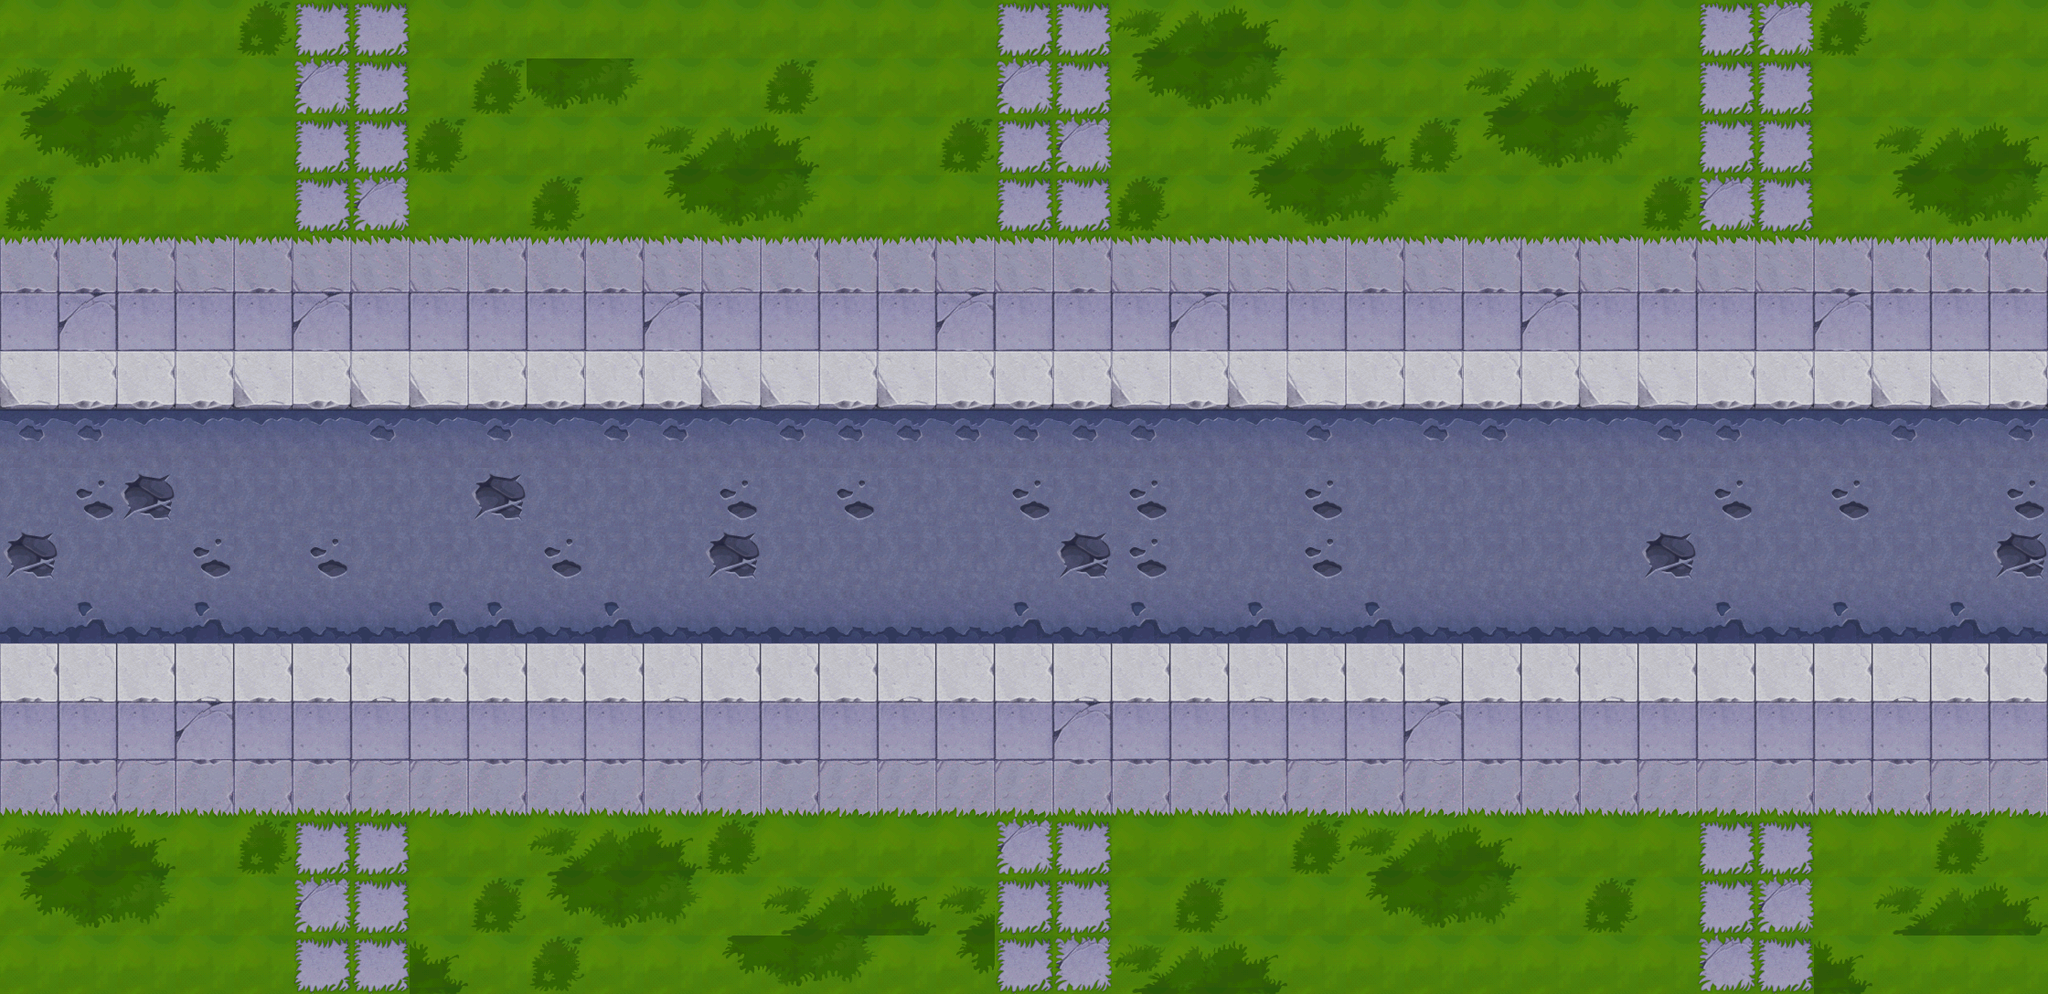

A level layout from a 2D game, rendered from its tile map. Below: a short description, then the map file with tile-grid data replaced by summaries:
An orthogonal 35x17 tile map with 64x64 px tiles, 1 tile layer (background), 52 tilesets and 128 objects (18x collide, 12x collide_bullet).

<map version="1.0" orientation="orthogonal" width="35" height="17" tilewidth="64" tileheight="64">
 <tileset firstgid="1" name="bg" tilewidth="64" tileheight="64">
  <image source="bg.png" width="512" height="512" />
 </tileset>
 <tileset firstgid="65" name="jianzhu_zheng03" tilewidth="266" tileheight="263">
  <image source="jianzhu_zheng03.png" width="266" height="263" />
 </tileset>
 <tileset firstgid="66" name="jianzhu_zheng02" tilewidth="271" tileheight="262">
  <image source="jianzhu_zheng02.png" width="271" height="262" />
 </tileset>
 <tileset firstgid="67" name="jianzhu_zheng01" tilewidth="332" tileheight="272">
  <image source="jianzhu_zheng01.png" width="332" height="272" />
 </tileset>
 <tileset firstgid="68" name="jianzhu_bmx" tilewidth="116" tileheight="16">
  <image source="jianzhu_bmx.png" width="116" height="16" />
 </tileset>
 <tileset firstgid="69" name="jianzhu_ce01" tilewidth="105" tileheight="424">
  <image source="jianzhu_ce01.png" width="105" height="424" />
 </tileset>
 <tileset firstgid="70" name="zhujue" tilewidth="63" tileheight="110">
  <image source="zhujue.png" width="63" height="110" />
 </tileset>
 <tileset firstgid="71" name="shabao" tilewidth="113" tileheight="68">
  <image source="shabao.png" width="113" height="68" />
 </tileset>
 <tileset firstgid="72" name="jianzhu_ken" tilewidth="530" tileheight="534">
  <image source="jianzhu_ken.png" width="530" height="534" />
 </tileset>
 <tileset firstgid="73" name="jianzhu_zhaopai01" tilewidth="263" tileheight="120">
  <image source="jianzhu_zhaopai01.png" width="263" height="120" />
 </tileset>
 <tileset firstgid="74" name="jianzhu_zhaopai02" tilewidth="329" tileheight="115">
  <image source="jianzhu_zhaopai02.png" width="329" height="115" />
 </tileset>
 <tileset firstgid="75" name="jianzhu_zhaopai03" tilewidth="95" tileheight="99">
  <image source="jianzhu_zhaopai03.png" width="95" height="99" />
 </tileset>
 <tileset firstgid="76" name="jianzhu_peng02" tilewidth="266" tileheight="41">
  <image source="jianzhu_peng02.png" width="266" height="41" />
 </tileset>
 <tileset firstgid="77" name="jianzhu_bmx04" tilewidth="97" tileheight="49">
  <image source="jianzhu_bmx04.png" width="97" height="49" />
 </tileset>
 <tileset firstgid="78" name="jianzhu_bmx03" tilewidth="49" tileheight="97">
  <image source="jianzhu_bmx03.png" width="49" height="97" />
 </tileset>
 <tileset firstgid="79" name="luzhang01" tilewidth="216" tileheight="105">
  <image source="luzhang01.png" width="216" height="105" />
 </tileset>
 <tileset firstgid="80" name="luzhang02" tilewidth="212" tileheight="107">
  <image source="luzhang02.png" width="212" height="107" />
 </tileset>
 <tileset firstgid="81" name="luzhang03" tilewidth="129" tileheight="238">
  <image source="luzhang03.png" width="129" height="238" />
 </tileset>
 <tileset firstgid="82" name="luzhang04" tilewidth="110" tileheight="229">
  <image source="luzhang04.png" width="110" height="229" />
 </tileset>
 <tileset firstgid="83" name="xiaoche.1" tilewidth="328" tileheight="253">
  <image source="xiaoche.1.png" width="328" height="253" />
 </tileset>
 <tileset firstgid="84" name="che4.1 (2)" tilewidth="152" tileheight="196">
  <image source="che4.1 (2).png" width="152" height="196" />
 </tileset>
 <tileset firstgid="85" name="che5 (2)" tilewidth="148" tileheight="188">
  <image source="che5 (2).png" width="148" height="188" />
 </tileset>
 <tileset firstgid="86" name="jingshi" tilewidth="64" tileheight="64">
  <image source="jingshi.png" width="64" height="64" />
 </tileset>
 <tileset firstgid="87" name="jianzhu_tsw" tilewidth="200" tileheight="188">
  <image source="jianzhu_tsw.png" width="200" height="188" />
 </tileset>
 <tileset firstgid="88" name="che6" tilewidth="204" tileheight="114">
  <image source="che6.png" width="204" height="114" />
 </tileset>
 <tileset firstgid="89" name="jianzhu_xiangzi06" tilewidth="90" tileheight="113">
  <image source="jianzhu_xiangzi06.png" width="90" height="113" />
 </tileset>
 <tileset firstgid="90" name="jianzhu_xiangzi07" tilewidth="92" tileheight="112">
  <image source="jianzhu_xiangzi07.png" width="92" height="112" />
 </tileset>
 <tileset firstgid="91" name="jianzhu_xiangzi05" tilewidth="150" tileheight="170">
  <image source="jianzhu_xiangzi05.png" width="150" height="170" />
 </tileset>
 <tileset firstgid="92" name="jianzhu_xiangzi02" tilewidth="122" tileheight="126">
  <image source="jianzhu_xiangzi02.png" width="122" height="126" />
 </tileset>
 <tileset firstgid="93" name="jianzhu_xiangzi03" tilewidth="122" tileheight="76">
  <image source="jianzhu_xiangzi03.png" width="122" height="76" />
 </tileset>
 <tileset firstgid="94" name="jianzhu_qiang01" tilewidth="92" tileheight="54">
  <image source="jianzhu_qiang01.png" width="92" height="54" />
 </tileset>
 <tileset firstgid="95" name="jianzhu_xiangzi04" tilewidth="183" tileheight="126">
  <image source="jianzhu_xiangzi04.png" width="183" height="126" />
 </tileset>
 <tileset firstgid="96" name="che1 (2)" tilewidth="194" tileheight="120">
  <image source="che1 (2).png" width="194" height="120" />
 </tileset>
 <tileset firstgid="97" name="jianzhu_gjzp" tilewidth="225" tileheight="140">
  <image source="jianzhu_gjzp.png" width="225" height="140" />
 </tileset>
 <tileset firstgid="98" name="jianzhu_juanmen02" tilewidth="238" tileheight="69">
  <image source="jianzhu_juanmen02.png" width="238" height="69" />
 </tileset>
 <tileset firstgid="99" name="jianzhu_xuezi01" tilewidth="242" tileheight="196">
  <image source="jianzhu_xuezi01.png" width="242" height="196" />
 </tileset>
 <tileset firstgid="100" name="jianzhu_xuezi02" tilewidth="219" tileheight="141">
  <image source="jianzhu_xuezi02.png" width="219" height="141" />
 </tileset>
 <tileset firstgid="101" name="jianzhu_xuezi03" tilewidth="192" tileheight="132">
  <image source="jianzhu_xuezi03.png" width="192" height="132" />
 </tileset>
 <tileset firstgid="102" name="jianzhu_xuezi04" tilewidth="421" tileheight="156">
  <image source="jianzhu_xuezi04.png" width="421" height="156" />
 </tileset>
 <tileset firstgid="103" name="jianzhu_xuezi05" tilewidth="180" tileheight="297">
  <image source="jianzhu_xuezi05.png" width="180" height="297" />
 </tileset>
 <tileset firstgid="104" name="jianzhu_tsw02" tilewidth="110" tileheight="177">
  <image source="jianzhu_tsw02.png" width="110" height="177" />
 </tileset>
 <tileset firstgid="105" name="jianzhu_tsw03" tilewidth="74" tileheight="184">
  <image source="jianzhu_tsw03.png" width="74" height="184" />
 </tileset>
 <tileset firstgid="106" name="jianzhu_tsw04" tilewidth="148" tileheight="93">
  <image source="jianzhu_tsw04.png" width="148" height="93" />
 </tileset>
 <tileset firstgid="107" name="jianzhu_lvhua" tilewidth="266" tileheight="142">
  <image source="jianzhu_lvhua.png" width="266" height="142" />
 </tileset>
 <tileset firstgid="108" name="jianzhu_juanmen01" tilewidth="238" tileheight="112">
  <image source="jianzhu_juanmen01.png" width="238" height="112" />
 </tileset>
 <tileset firstgid="109" name="jianzhu_peng01" tilewidth="264" tileheight="44">
  <image source="jianzhu_peng01.png" width="264" height="44" />
 </tileset>
 <tileset firstgid="110" name="jianzhu_zhaopai04" tilewidth="227" tileheight="141">
  <image source="jianzhu_zhaopai04.png" width="227" height="141" />
 </tileset>
 <tileset firstgid="111" name="jianzhu_zhaopai05" tilewidth="222" tileheight="89">
  <image source="jianzhu_zhaopai05.png" width="222" height="89" />
 </tileset>
 <tileset firstgid="112" name="jianzhu_huahen" tilewidth="99" tileheight="102">
  <image source="jianzhu_huahen.png" width="99" height="102" />
 </tileset>
 <tileset firstgid="113" name="jianzhu_yizi" tilewidth="111" tileheight="73">
  <image source="jianzhu_yizi.png" width="111" height="73" />
 </tileset>
 <tileset firstgid="114" name="jianzhu_shuidao01" tilewidth="119" tileheight="39">
  <image source="jianzhu_shuidao01.png" width="119" height="39" />
 </tileset>
 <tileset firstgid="115" name="yunbingche1" tilewidth="345" tileheight="247">
  <image source="yunbingche1.png" width="345" height="247" />
 </tileset>
 <layer name="background" width="35" height="17">
  <data>[595 cells, 595 non-empty, 27 distinct tile ids]</data>
 </layer>
 <objectgroup name="blood5" width="35" height="17">
  <properties>
   <property name="filename" value="jianzhu_xuezi05.png" />
   <property name="groundlayer" value="1" />
  </properties>
  <object gid="103" x="289" y="1209" />
  <object gid="103" x="1047" y="221" />
 </objectgroup>
 <objectgroup name="tesiwangdoorss" width="35" height="17">
  <properties>
   <property name="buildlayer" value="1" />
   <property name="filename" value="jianzhu_tsw03.png" />
  </properties>
  <object gid="105" x="1857" y="1425" />
 </objectgroup>
 <objectgroup name="tesiwangdoor" width="35" height="17">
  <properties>
   <property name="buildlayer" value="1" />
   <property name="filename" value="jianzhu_tsw02.png" />
  </properties>
  <object gid="104" x="1728" y="1386" />
 </objectgroup>
 <objectgroup name="tesiwangover" width="35" height="17">
  <properties>
   <property name="buildlayer" value="1" />
   <property name="filename" value="jianzhu_tsw.png" />
  </properties>
  <object gid="87" x="1502" y="1386" />
 </objectgroup>
 <objectgroup name="tesiwangdoorss2" width="35" height="17">
  <properties>
   <property name="filename" value="jianzhu_tsw04.png" />
   <property name="groundlayer" value="1" />
  </properties>
  <object gid="106" x="1036" y="1294" />
 </objectgroup>
 <objectgroup name="flower" width="35" height="17">
  <properties>
   <property name="filename" value="jianzhu_lvhua.png" />
   <property name="groundlayer" value="1" />
  </properties>
  <!-- 12 objects omitted --></objectgroup>
 <objectgroup name="dakeng" width="35" height="17">
  <properties>
   <property name="filename" value="jianzhu_ken.png" />
   <property name="groundlayer" value="1" />
  </properties>
  <!-- 1 objects omitted --></objectgroup>
 <objectgroup name="q1" width="35" height="17">
  <properties>
   <property name="filename" value="jianzhu_zheng03.png" />
   <property name="groundlayer" value="1" />
  </properties>
  <!-- 1 objects omitted --></objectgroup>
 <objectgroup name="q2" width="35" height="17">
  <properties>
   <property name="filename" value="jianzhu_zheng02.png" />
   <property name="groundlayer" value="1" />
  </properties>
  <!-- 1 objects omitted --></objectgroup>
 <objectgroup name="q3" width="35" height="17">
  <properties>
   <property name="filename" value="jianzhu_zheng01.png" />
   <property name="groundlayer" value="1" />
  </properties>
  <!-- 1 objects omitted --></objectgroup>
 <objectgroup name="q4" width="35" height="17">
  <properties>
   <property name="filename" value="jianzhu_ce01.png" />
   <property name="groundlayer" value="1" />
  </properties>
  <!-- 1 objects omitted --></objectgroup>
 <objectgroup name="di1" width="35" height="17">
  <properties>
   <property name="filename" value="jianzhu_bmx.png" />
   <property name="groundlayer" value="1" />
  </properties>
  <!-- 1 objects omitted --></objectgroup>
 <objectgroup name="di2" width="35" height="17">
  <properties>
   <property name="filename" value="jianzhu_bmx04.png" />
   <property name="groundlayer" value="1" />
  </properties>
  <!-- 8 objects omitted --></objectgroup>
 <objectgroup name="di3" width="35" height="17">
  <properties>
   <property name="filename" value="jianzhu_bmx03.png" />
   <property name="groundlayer" value="1" />
  </properties>
  <!-- 1 objects omitted --></objectgroup>
 <objectgroup name="car3" width="35" height="17" opacity="0.97">
  <properties>
   <property name="filename" value="che6.png" />
   <property name="groundlayer" value="1" />
  </properties>
  <!-- 1 objects omitted --></objectgroup>
 <objectgroup name="car2" width="35" height="17" opacity="0.97">
  <properties>
   <property name="filename" value="che5 (2).png" />
   <property name="groundlayer" value="1" />
  </properties>
  <!-- 1 objects omitted --></objectgroup>
 <objectgroup name="madai" width="35" height="17">
  <properties>
   <property name="filename" value="shabao.png" />
   <property name="groundlayer" value="1" />
  </properties>
  <!-- 2 objects omitted --></objectgroup>
 <objectgroup name="zhaopai1" width="35" height="17">
  <properties>
   <property name="filename" value="jianzhu_zhaopai01.png" />
   <property name="groundlayer" value="1" />
  </properties>
  <!-- 2 objects omitted --></objectgroup>
 <objectgroup name="zhaopai2" width="35" height="17">
  <properties>
   <property name="filename" value="jianzhu_zhaopai02.png" />
   <property name="groundlayer" value="1" />
  </properties>
  <!-- 1 objects omitted --></objectgroup>
 <objectgroup name="ding1" width="35" height="17">
  <properties>
   <property name="filename" value="jianzhu_peng02.png" />
   <property name="groundlayer" value="1" />
  </properties>
  <!-- 1 objects omitted --></objectgroup>
 <objectgroup name="ding2" width="35" height="17">
  <properties>
   <property name="filename" value="jianzhu_peng01.png" />
   <property name="groundlayer" value="1" />
  </properties>
  <!-- 1 objects omitted --></objectgroup>
 <objectgroup name="xiashuidao" width="35" height="17">
  <properties>
   <property name="filename" value="jianzhu_shuidao01.png" />
   <property name="groundlayer" value="1" />
  </properties>
  <!-- 3 objects omitted --></objectgroup>
 <objectgroup name="carpolice2" width="35" height="17">
  <properties>
   <property name="filename" value="yunbingche1.png" />
   <property name="groundlayer" value="1" />
  </properties>
  <!-- 1 objects omitted --></objectgroup>
 <objectgroup name="zudang1" width="35" height="17">
  <properties>
   <property name="filename" value="luzhang01.png" />
   <property name="groundlayer" value="1" />
  </properties>
  <!-- 1 objects omitted --></objectgroup>
 <objectgroup name="zudang2" width="35" height="17">
  <properties>
   <property name="filename" value="luzhang02.png" />
   <property name="groundlayer" value="1" />
  </properties>
  <!-- 2 objects omitted --></objectgroup>
 <objectgroup name="zudang3" width="35" height="17">
  <properties>
   <property name="filename" value="luzhang03.png" />
   <property name="groundlayer" value="1" />
  </properties>
  <!-- 2 objects omitted --></objectgroup>
 <objectgroup name="zudang4" width="35" height="17">
  <properties>
   <property name="filename" value="luzhang04.png" />
   <property name="groundlayer" value="1" />
  </properties>
  <!-- 1 objects omitted --></objectgroup>
 <objectgroup name="car1" width="35" height="17">
  <properties>
   <property name="filename" value="che4.1 (2).png" />
   <property name="groundlayer" value="1" />
  </properties>
  <!-- 1 objects omitted --></objectgroup>
 <objectgroup name="blood1" width="35" height="17">
  <properties>
   <property name="filename" value="jianzhu_xuezi01.png" />
   <property name="groundlayer" value="1" />
  </properties>
  <!-- 3 objects omitted --></objectgroup>
 <objectgroup name="carpolice" width="35" height="17">
  <properties>
   <property name="filename" value="xiaoche.1.png" />
   <property name="groundlayer" value="1" />
  </properties>
  <!-- 1 objects omitted --></objectgroup>
 <objectgroup name="chezhan" width="35" height="17">
  <properties>
   <property name="filename" value="jianzhu_gjzp.png" />
   <property name="groundlayer" value="1" />
  </properties>
  <!-- 1 objects omitted --></objectgroup>
 <objectgroup name="juans" width="35" height="17">
  <properties>
   <property name="filename" value="jianzhu_juanmen02.png" />
   <property name="groundlayer" value="1" />
  </properties>
  <!-- 1 objects omitted --></objectgroup>
 <objectgroup name="juanb" width="35" height="17">
  <properties>
   <property name="filename" value="jianzhu_juanmen01.png" />
   <property name="groundlayer" value="1" />
  </properties>
  <!-- 1 objects omitted --></objectgroup>
 <objectgroup name="zhaopai3" width="35" height="17">
  <properties>
   <property name="filename" value="jianzhu_zhaopai03.png" />
   <property name="groundlayer" value="1" />
  </properties>
  <!-- 2 objects omitted --></objectgroup>
 <objectgroup name="blood2" width="35" height="17">
  <properties>
   <property name="filename" value="jianzhu_xuezi02.png" />
   <property name="groundlayer" value="1" />
  </properties>
  <!-- 3 objects omitted --></objectgroup>
 <objectgroup name="blood3" width="35" height="17">
  <properties>
   <property name="filename" value="jianzhu_xuezi03.png" />
   <property name="groundlayer" value="1" />
  </properties>
  <!-- 4 objects omitted --></objectgroup>
 <objectgroup name="blood4" width="35" height="17">
  <properties>
   <property name="filename" value="jianzhu_xuezi04.png" />
   <property name="groundlayer" value="1" />
  </properties>
  <!-- 3 objects omitted --></objectgroup>
 <objectgroup name="zhaopai4" width="35" height="17">
  <properties>
   <property name="filename" value="jianzhu_zhaopai04.png" />
   <property name="groundlayer" value="1" />
  </properties>
  <!-- 1 objects omitted --></objectgroup>
 <objectgroup name="zhaopai5" width="35" height="17">
  <properties>
   <property name="filename" value="jianzhu_zhaopai05.png" />
   <property name="groundlayer" value="1" />
  </properties>
  <!-- 1 objects omitted --></objectgroup>
 <objectgroup name="blackboxs" width="35" height="17">
  <properties>
   <property name="filename" value="jianzhu_xiangzi06.png" />
   <property name="groundlayer" value="1" />
  </properties>
  <!-- 4 objects omitted --></objectgroup>
 <objectgroup name="boxmutoub" width="35" height="17">
  <properties>
   <property name="filename" value="jianzhu_xiangzi04.png" />
   <property name="groundlayer" value="1" />
  </properties>
  <!-- 1 objects omitted --></objectgroup>
 <objectgroup name="blackboxb" width="35" height="17">
  <properties>
   <property name="filename" value="jianzhu_xiangzi05.png" />
   <property name="groundlayer" value="1" />
  </properties>
  <!-- 1 objects omitted --></objectgroup>
 <objectgroup name="greenboxb" width="35" height="17">
  <properties>
   <property name="filename" value="jianzhu_xiangzi02.png" />
   <property name="groundlayer" value="1" />
  </properties>
  <!-- 3 objects omitted --></objectgroup>
 <objectgroup name="greenboxs" width="35" height="17">
  <properties>
   <property name="filename" value="jianzhu_xiangzi03.png" />
   <property name="groundlayer" value="1" />
  </properties>
  <!-- 3 objects omitted --></objectgroup>
 <objectgroup name="car4" width="35" height="17">
  <properties>
   <property name="filename" value="che1 (2).png" />
   <property name="groundlayer" value="1" />
  </properties>
  <!-- 1 objects omitted --></objectgroup>
 <objectgroup name="zl" width="35" height="17">
  <properties>
   <property name="filename" value="jingshi.png" />
   <property name="groundlayer" value="1" />
  </properties>
  <!-- 1 objects omitted --></objectgroup>
 <objectgroup name="qiangxie2" width="35" height="17">
  <properties>
   <property name="filename" value="jianzhu_qiang01.png" />
   <property name="groundlayer" value="1" />
  </properties>
  <!-- 4 objects omitted --></objectgroup>
 <objectgroup name="qiangxie" width="35" height="17">
  <properties>
   <property name="filename" value="jianzhu_xiangzi07.png" />
   <property name="groundlayer" value="1" />
  </properties>
  <!-- 4 objects omitted --></objectgroup>
 <objectgroup name="zhua" width="35" height="17">
  <properties>
   <property name="filename" value="jianzhu_huahen.png" />
   <property name="groundlayer" value="1" />
  </properties>
  <!-- 2 objects omitted --></objectgroup>
 <objectgroup name="collide_people" width="35" height="17">
  <!-- 18 objects omitted --></objectgroup>
 <objectgroup name="collide_bullet" width="35" height="17">
  <!-- 12 objects omitted --></objectgroup>
</map>
<!-- 122 of 128 objects omitted -->
